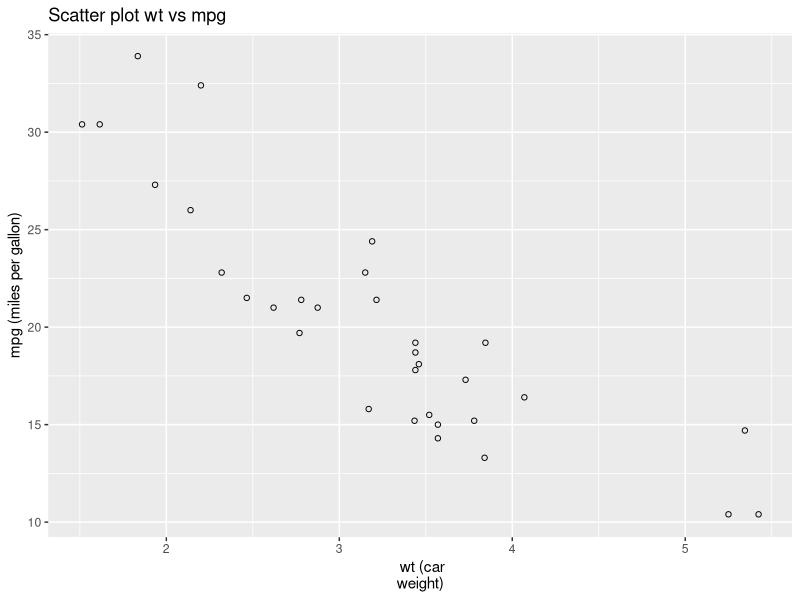
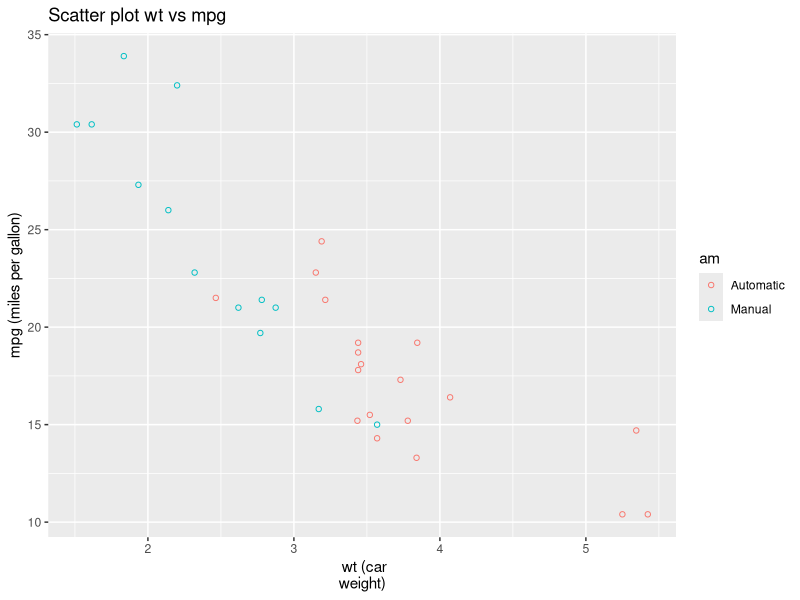
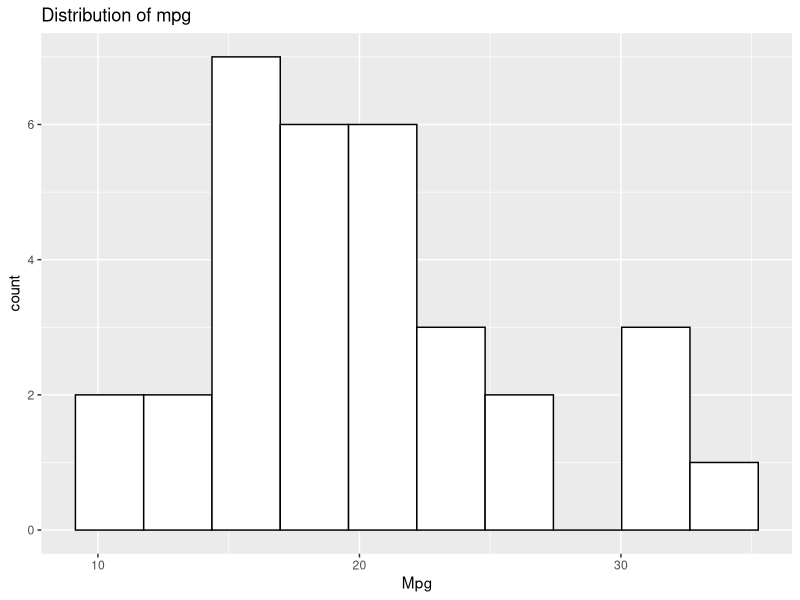
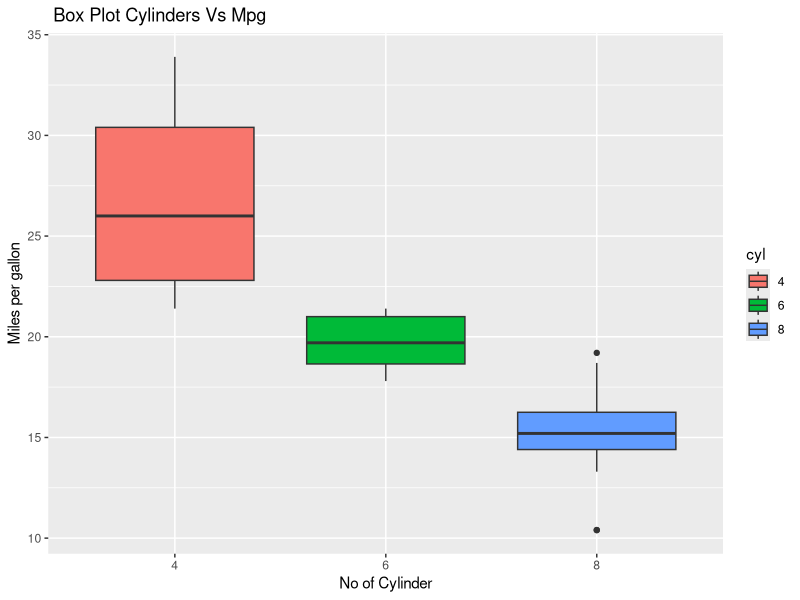

R code for these plots, in order:

library(ggplot2)
data(mtcars)
mtcars$cyl <- factor(mtcars$cyl)
mtcars$am <- factor(mtcars$am,
                    levels = c(0, 1),
                    labels = c("Automatic", "Manual"))



View(mtcars)


#Scatter plot
plot1=ggplot(mtcars, aes(x=wt, y=mpg)) +xlab(" wt (car
weight)")+ylab("mpg (miles per gallon)")+
  geom_point(shape=1) + ggtitle("Scatter plot wt vs mpg")

plot1
#Scatter plot2
plot2=ggplot(mtcars, aes(x=wt, y=mpg,colour = am)) +xlab(" wt (car
weight)")+ylab("mpg (miles per gallon)")+
  geom_point(shape=1) + ggtitle("Scatter plot wt vs mpg")

plot2





#histogram
plot3=ggplot(mtcars, aes(x=mpg )) + xlab("Mpg")+
  geom_histogram(bins = 10, colour="black", fill="white")+ggtitle("Distribution of mpg")

plot3

#boxplot
bp <- ggplot(mtcars, aes(x=cyl, y=mpg, fill=cyl)) + xlab("No of Cylinder")+ylab("Miles per gallon")+
  geom_boxplot()+ggtitle(" Box Plot Cylinders Vs Mpg")
bp
